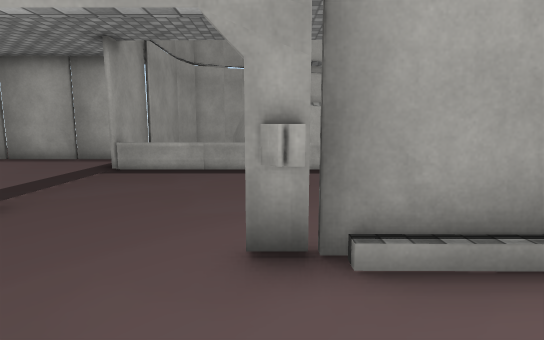
View 1 (above)

21 first-person views from a walk through a 3-D level made in the Unity game engine. The camera is 1.3 m above the floor, tilts 8° down and sees 80° across. Doors are open. The floor is counted in squares, 1 m on a side. Each view is taken from the middle of a square. On the plan, view 1 faces up. The plan holds only what a view shows up to about 14 squares ahead; the rest is blank. The place goes on beyond the plan. The player is left out. Some surface patterns are stand-ins.

View 2
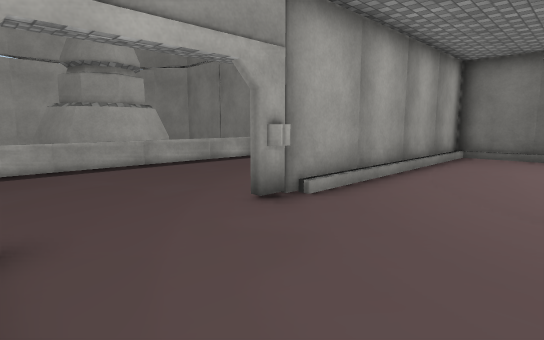

View 3
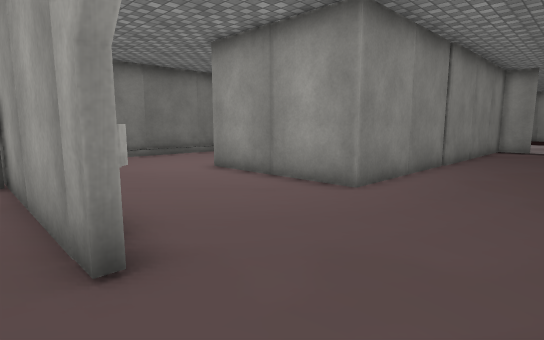

View 4
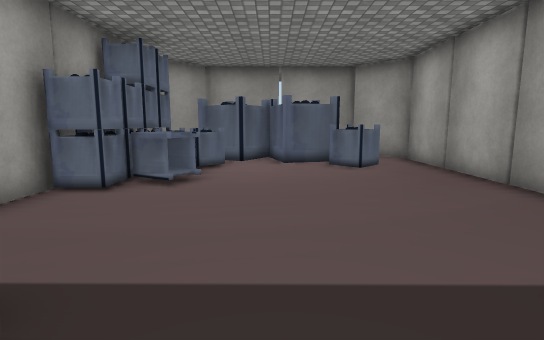

View 5
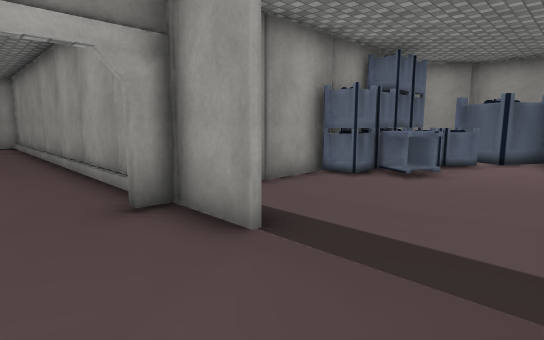

View 6
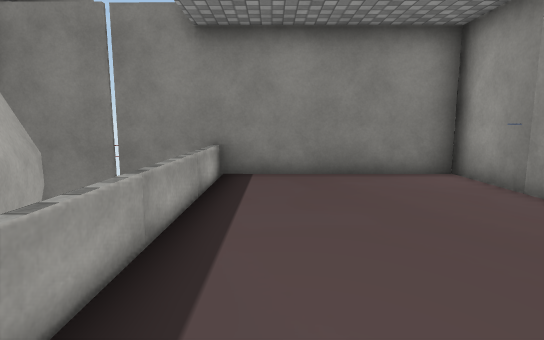

View 7
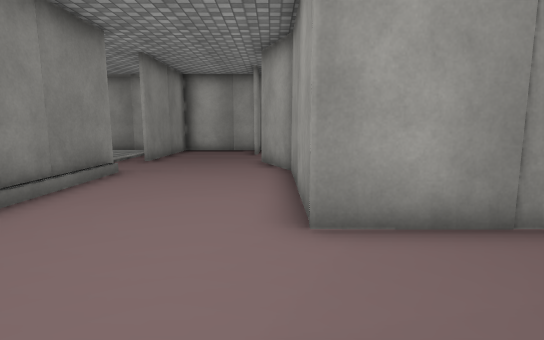

View 8
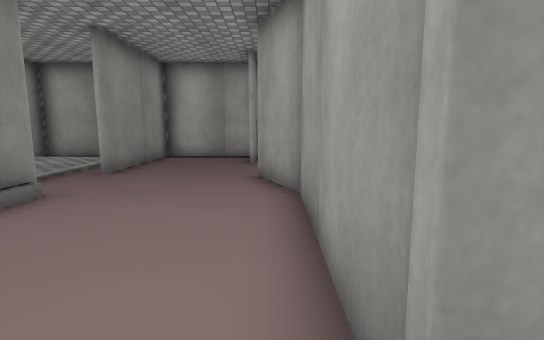

View 9
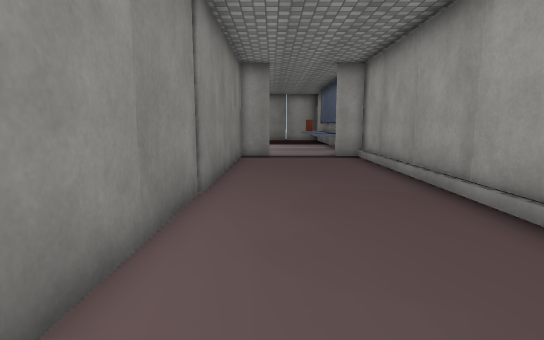

View 10
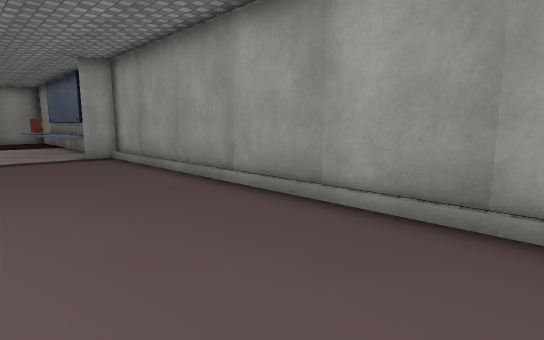

View 11
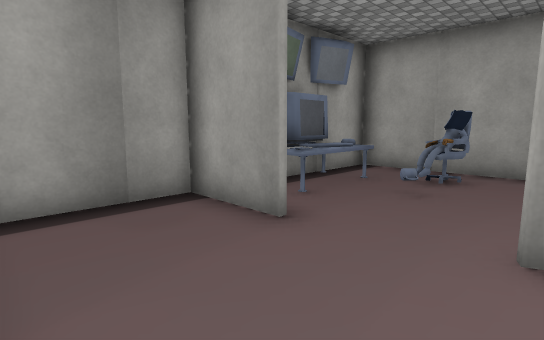

View 12
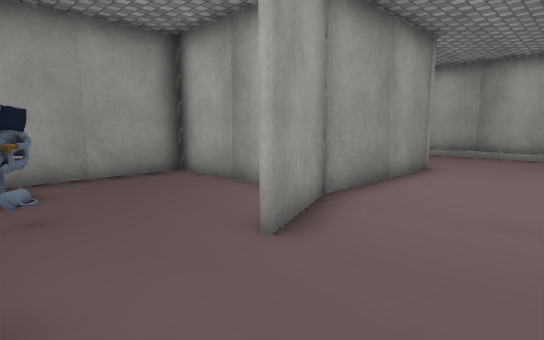

View 13
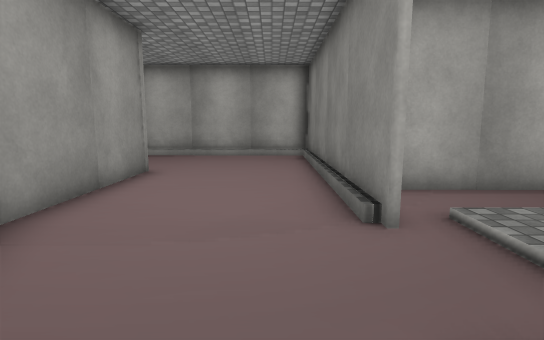

View 14
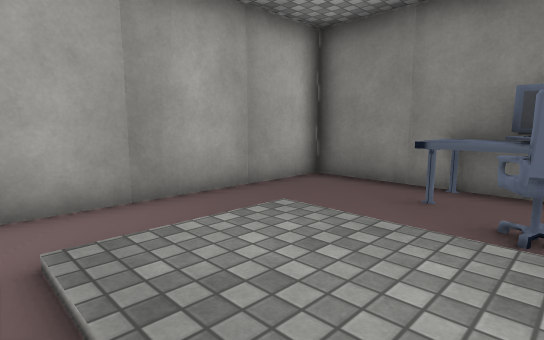

View 15
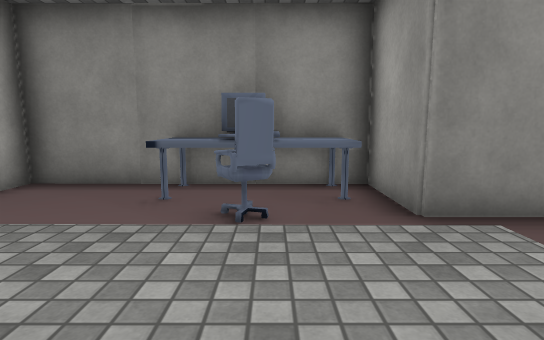

View 16
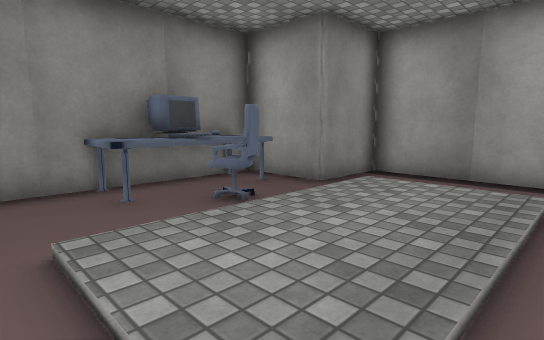

View 17
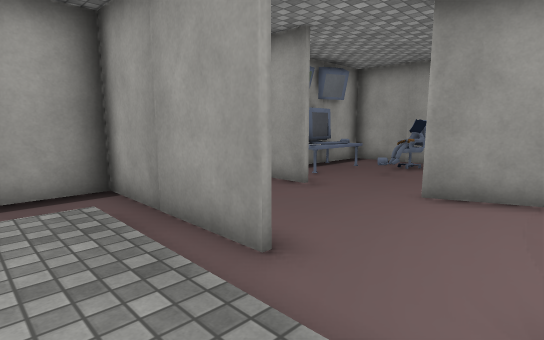

View 18
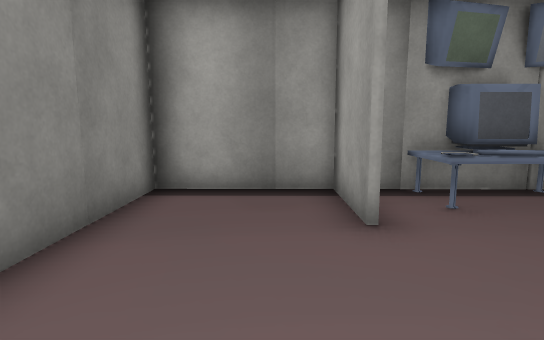

View 19
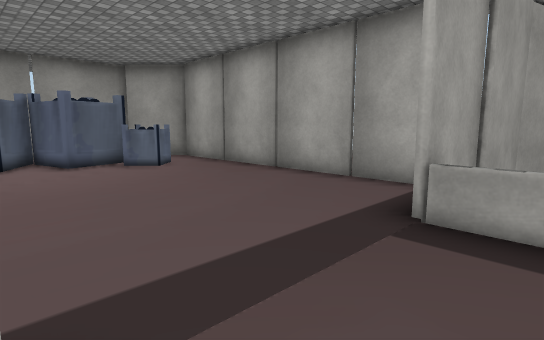

View 20
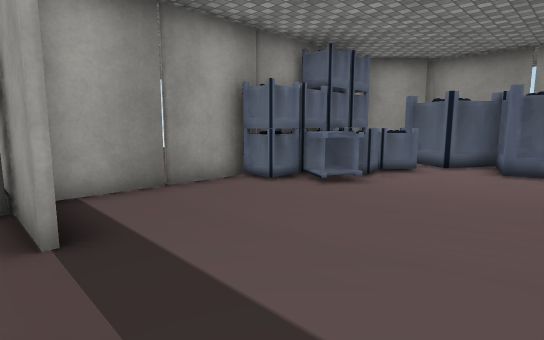

View 21
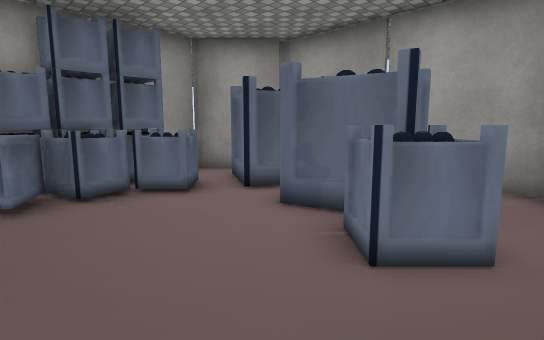

### Floor plan
Key: @ floor where view 1 was taken; # wall or solid block; . main floor; : floor 0.25 m higher than the main floor; D open door; = window, fence, low wall or low ledge; v drop or lower ground; C chair; O other object.
Columns run from 18 left of view 1 to 18 right of it. Each row starts with its distance up from view 1.
 12  ##############   ###
 11 ##...........##   #v#   #
 10 #...OO.......#==========#
  9 # OOOO..................#
  8 #  OO...................#
  7 # OOO...................#
  6   OOO...................#
  5  O OOOOOO....#..........#
  4  #.OOOOOO....#..........#
  3  ## OOOOOO...#DDDDD###########
  2   ############...............#
  1              #...............#
  0              #....@..........#
 -1              #...............#
 -2              #.....#####.....#
 -3              #.....#   #.....#
 -4              #.....#   #....#####
 -5              #.....#   #....#...#####
 -6              #.....#   #....#.......#
 -7              #....#######...#D:::...#
 -8              #....#.....#....D:::..O#
 -9              #....#.....#....D:::.CO#
-10              #....#.........#.:::CCO#
-11              #....#.C.......#.:::..OO
-12              #....#.C.......#.:::.###
-13              #....#..##O.#..#.....#
-14              #....#..O#O.#..#.....#
-15              ##..##################
-16               ....
-17               O..

Positions as (right, up) in squares from view 1, and headings:
1: (0, 0), facing up
2: (-4, -1), facing up-right
3: (-3, 4), facing down-right
4: (-3, 7), facing left
5: (-2, 8), facing down-left
6: (-3, 8), facing right
7: (6, 2), facing down
8: (6, -1), facing down
9: (-1, -1), facing down
10: (0, -1), facing down-left
11: (10, -9), facing down-left
12: (9, -12), facing up-left
13: (9, -11), facing up
14: (11, -10), facing up-right
15: (11, -10), facing right
16: (11, -6), facing down-right
17: (13, -7), facing down-left
18: (8, -8), facing down
19: (-3, 5), facing up-left
20: (-4, 9), facing down-left
21: (-10, 11), facing down-left
